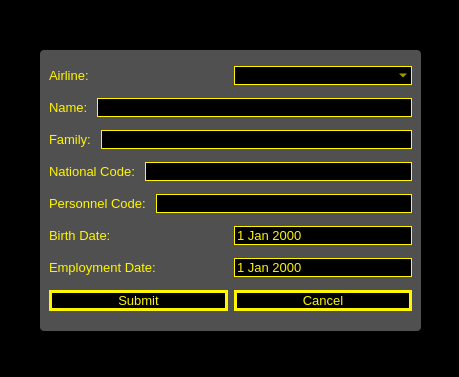
<?xml version="1.0" encoding="UTF-8"?>
<ui version="4.0">
 <class>AddHost</class>
 <widget class="QDialog" name="AddHost">
  <property name="geometry">
   <rect>
    <x>0</x>
    <y>0</y>
    <width>459</width>
    <height>377</height>
   </rect>
  </property>
  <property name="windowTitle">
   <string>Add Host</string>
  </property>
  <property name="styleSheet">
   <string notr="true">* {
	font-size: 10pt;
}

QDialog {
	
	background-color: rgb(0, 0, 0);
}

QLabel {
	color: rgb(255, 246, 0);
}

QLineEdit, QComboBox, QDateEdit {
	color: rgb(255, 246, 0);
	
	background-color: rgb(0, 0, 0);
	border: 1px solid #fff600;
}

QPushButton {
	background-color: rgb(0, 0, 0);
	color: rgb(255, 246, 0);
	border: 3px solid #fff600;
}

QPushButton:hover {
	background-color: #fff600;
	color: black;
}

#frame {
	
	background-color: rgb(255, 255, 255, 80);
	border-radius: 4px;
}
</string>
  </property>
  <widget class="QFrame" name="frame">
   <property name="geometry">
    <rect>
     <x>40</x>
     <y>50</y>
     <width>381</width>
     <height>281</height>
    </rect>
   </property>
   <property name="frameShape">
    <enum>QFrame::StyledPanel</enum>
   </property>
   <property name="frameShadow">
    <enum>QFrame::Raised</enum>
   </property>
   <layout class="QVBoxLayout" name="verticalLayout_2">
    <item>
     <layout class="QHBoxLayout" name="horizontalLayout_7">
      <item>
       <widget class="QLabel" name="lblAirline">
        <property name="text">
         <string>Airline:</string>
        </property>
       </widget>
      </item>
      <item>
       <widget class="QComboBox" name="comboAirline"/>
      </item>
     </layout>
    </item>
    <item>
     <layout class="QHBoxLayout" name="horizontalLayout">
      <item>
       <widget class="QLabel" name="label_5">
        <property name="text">
         <string>Name: </string>
        </property>
       </widget>
      </item>
      <item>
       <widget class="QLineEdit" name="txtFname"/>
      </item>
     </layout>
    </item>
    <item>
     <layout class="QHBoxLayout" name="horizontalLayout_2">
      <item>
       <widget class="QLabel" name="label_6">
        <property name="text">
         <string>Family: </string>
        </property>
       </widget>
      </item>
      <item>
       <widget class="QLineEdit" name="txtLname"/>
      </item>
     </layout>
    </item>
    <item>
     <layout class="QHBoxLayout" name="horizontalLayout_3">
      <item>
       <widget class="QLabel" name="label_7">
        <property name="text">
         <string>National Code: </string>
        </property>
       </widget>
      </item>
      <item>
       <widget class="QLineEdit" name="txtNationalCode"/>
      </item>
     </layout>
    </item>
    <item>
     <layout class="QHBoxLayout" name="horizontalLayout_4">
      <item>
       <widget class="QLabel" name="label_8">
        <property name="text">
         <string>Personnel Code: </string>
        </property>
       </widget>
      </item>
      <item>
       <widget class="QLineEdit" name="txtPersonnelCode"/>
      </item>
     </layout>
    </item>
    <item>
     <layout class="QHBoxLayout" name="horizontalLayout_5">
      <item>
       <widget class="QLabel" name="label_9">
        <property name="text">
         <string>Birth Date:</string>
        </property>
       </widget>
      </item>
      <item>
       <widget class="QDateEdit" name="dtBirthDate"/>
      </item>
     </layout>
    </item>
    <item>
     <layout class="QHBoxLayout" name="horizontalLayout_6">
      <item>
       <widget class="QLabel" name="label_10">
        <property name="text">
         <string>Employment Date: </string>
        </property>
       </widget>
      </item>
      <item>
       <widget class="QDateEdit" name="dtEmploymentDate"/>
      </item>
     </layout>
    </item>
    <item>
     <layout class="QHBoxLayout" name="horizontalLayout_8">
      <item>
       <widget class="QPushButton" name="pushButton">
        <property name="text">
         <string>Submit</string>
        </property>
       </widget>
      </item>
      <item>
       <widget class="QPushButton" name="pushButton_2">
        <property name="text">
         <string>Cancel</string>
        </property>
       </widget>
      </item>
     </layout>
    </item>
   </layout>
  </widget>
 </widget>
 <resources/>
 <connections/>
</ui>
